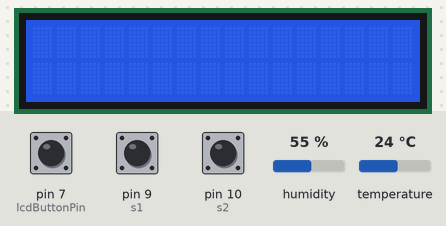
A sketch run on a simulated Arduino Uno, built with avr-gcc and run on an emulated ATmega328P. Shown: 16×2 character LCD. Inputs (shaded band) come from the test bench; at power-on: pin 9 (s1) HIGH, pin 7 (lcdButtonPin) HIGH, pin 10 (s2) HIGH, humidity 55 %, temperature 24 °C.

Above: at 1.2 s.
1.3 s: pin 9 (s1) pulled LOW for 0.6 s
At 2.2 s:
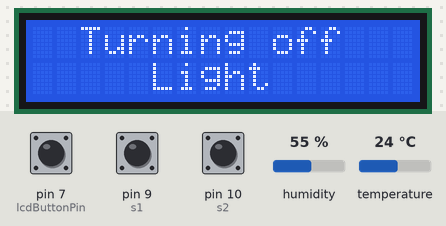
3.4 s: pin 7 (lcdButtonPin) pulled LOW for 3.2 s
At 6.5 s:
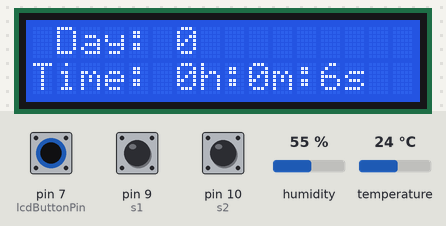
8.1 s: pin 7 (lcdButtonPin) pulled LOW for 0.6 s
At 8.9 s:
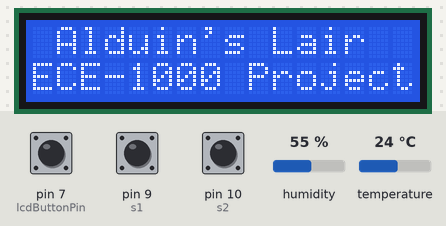
10.2 s: pin 10 (s2) pulled LOW for 3.2 s
At 12.9 s:
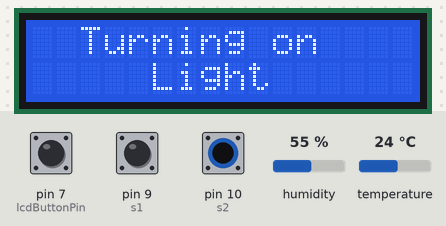
14.9 s: pin 7 (lcdButtonPin) pulled LOW for 1 s
At 16.4 s:
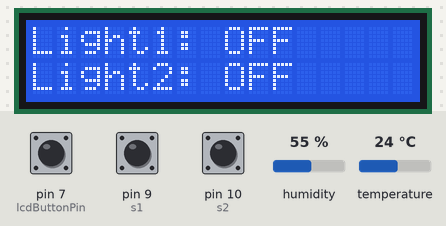
17.4 s: pin 7 (lcdButtonPin) pulled LOW for 0.6 s
At 18.4 s:
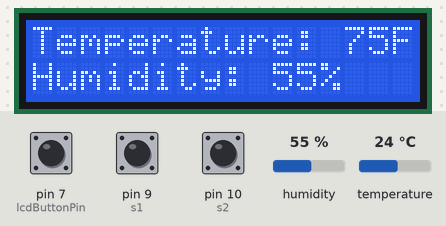
Timing chart, 0 to 20.4 s (numbered marks = the images above; inputs shaded):
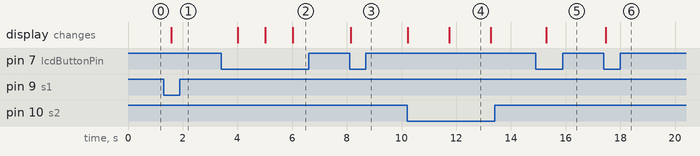

Measured:
- after the input at 1.3 s, the display: changes after 0.29 s (image 1)
- after the input at 3.4 s, the display: first changes after 0.61 s (image 2 shows a later state)
- after the input at 8.1 s, the display: changes at once (image 3)
- after the input at 10.2 s, the display: first changes at once (image 4 shows a later state)
- after the input at 14.9 s, the display: changes after 0.39 s (image 5)
- after the input at 17.4 s, the display: changes after 0.07 s (image 6)
- what the display in image 4 shows lasts 1.6 s, from 11.7 s to 13.3 s

The sketch:

Habitat.ino
```cpp
// Sensor pin = 13
// r1= 8 r2 = 6
// Screen button = 7
// light1button = 9, light2button = 10

// include the library code:
#include <LiquidCrystal.h>
#include "DHT.h"
#define DHTTYPE DHT11
DHT dht(13, DHTTYPE);

// LCD
const int rs = 12, en = 11, d4 = 5, d5 = 4, d6 = 3, d7 = 2;
LiquidCrystal lcd(rs, en, d4, d5, d6, d7);
String states[] = {" Alduin's Lair", "ECE-1000 Project", " Day: ", "(Time)", "Temperature: ", "Humidity: ", "Light1: ", "Light2: "};
int currentState = 0;
const int lcdButtonPin = 7;

// Relays
const int r1 = 8, r2 = 6;
bool relay1 = false;
bool relay2 = false;
bool relay1Toggled = false;
bool realy2Toggled = false;
// Push buttons
const int s1 = 9, s2 = 10;

// Time
int second;
int minute;
int hour;
int day;
int curTime[4] = {};
int lastsecond;

bool button(int pin){
  // Returns the state of a button
  return digitalRead(pin);
}

void nextState() {
  // Change LCD Screens
  currentState += 2;
  if(currentState >= (sizeof(states)/sizeof(states[0]))) {
    currentState = 0;
  }
}

void updateDisplay() {
  // Update the display based on the current state
   if (lastsecond != second) {
     if (currentState == 2) {
       displayText(states[currentState] + String(day), timeString());
     }
     else if (currentState == 4) {
       displayText(states[currentState] + sensorText("temp"), states[currentState+1] + sensorText("humidity"));
     }
     else if (currentState == 6) {
       displayText(states[currentState] + relayStateString(relay1), states[currentState+1] + relayStateString(relay2));
     }
     else {
       displayText(states[currentState], states[currentState+1]);
     }
   }
}

void displayText(String line1, String line2) {
  // Output line1 and line2 to the LCD Screen
  lcd.clear();
  lcd.setCursor(0,0);
  lcd.print(line1);
  lcd.setCursor(0,1);
  lcd.print(line2);
}

void keepTime() {
  // set the days, hours, and minutes variables
  // If a minute has passed
  if ((second == 60)&(minute != 59)) {
    second = 0;
    minute++;
  }
  // If an hour has passed
  if ((second == 60)&(minute == 59)&(hour != 23)) {
    second = 0;
    minute = 0;
    hour++;
  }
  // If a day has passed
  if ((second == 60)&(minute == 59)&(hour == 23)) {
    second = 0;
    minute = 0;
    hour = 0;
    day++;
  }
}

void updateRelays() {
  // Update the states of the relays
  if ((hour == 12) & (relay1 == false) & (relay1Toggled == false)) {
    offMessage();
    relay1 = true;
    relay1Toggled = true;
  }
  if ((hour == 0) & (day > 0) & (relay1 == true) & (relay1Toggled == true)) {
    onMessage();
    relay1 = false;
    relay1Toggled = false;
  }
   digitalWrite(r1, relay1);
   digitalWrite(r2, relay2);
}

void onMessage() {
  // Display a light on message
  displayText("  Turning on", "     Light");
  delay(500);
}

void offMessage() {
  // Display a light off message
  displayText("  Turning off", "     Light");
  delay(500);
}

String timeString() {
  // Returns a string of the current runtime
  String line = "Time: " + String(hour) + "h:" + String(minute) + "m:" + String(second) + "s";
  return line;
}

String relayStateString(bool relay) {
  // Returns a string of the current relay state
  String line;
  if (relay == true) {
    line = "OFF";
  }
  else {
    line = "ON";
  }
  return line;
}

String sensorText(String sensor) {
  // Returns a string of the current temperature and humidity
  String line;
  if (sensor == "temp") {
    return String(int(dht.readTemperature(true))) + "F";
  }
  else if (sensor == "humidity") {
    return String(int(dht.readHumidity())) + "%";
  }
  else {
    return "Bad parameters";
  }
}

bool toggle(bool relay) {
  // Returns the opposite of the relay state
  if (relay == false) {
    offMessage();
    return true;
  }
  if (relay == true) {
    onMessage();
    return false;
  }
}

void setup() {
  // Serial Setup
  Serial.begin(9600);
  // Set up the LCD's number of columns and rows:
  lcd.begin(16, 2);
  // Sensor init
  dht.begin();
  // Set relay pins
  pinMode(r1, OUTPUT);
  pinMode(r2, OUTPUT);
  // Set Push Button pins
  pinMode(s1, INPUT_PULLUP);
  pinMode(s2, INPUT_PULLUP);
  pinMode(lcdButtonPin, INPUT_PULLUP);
}

void loop() {
  // Time
  second = (millis() / 1000) - (minute * 60) - (hour * 3600) - (day * 86400);
  keepTime();
  updateRelays();

  // LCD state change by button
  if (button(lcdButtonPin)) {
    nextState();
    delay(500);
  }
  else {
    updateDisplay();
  }

  // Light Toggle buttons
  if (button(s1) == false) {
    relay1 = toggle(relay1);
    delay(500);
  }
  if (button(s2) == false) {
    relay2 = toggle(relay2);
    delay(500);
  }

  // Tick rate
  delay(10);
  // turn off automatic scrolling
  lcd.noAutoscroll();
  lastsecond = second;
}
```
